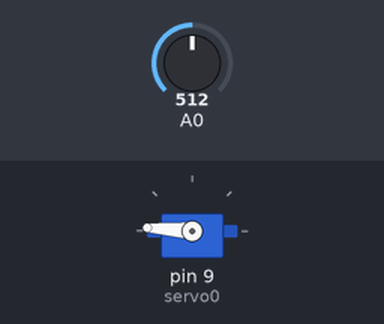
Bench run of a sketch on a simulated Arduino Uno, built with avr-gcc and run on an emulated ATmega328P. On the bench: servo. The test bench sets the inputs (shaded band); at power-on: A0 = 512.

Above: at 1.2 s.
1.3 s: A0 set to 122
At 2.2 s:
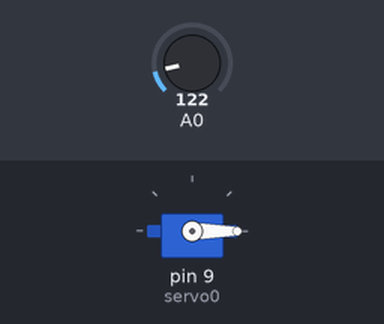
2.8 s: A0 set to 511
At 3.5 s:
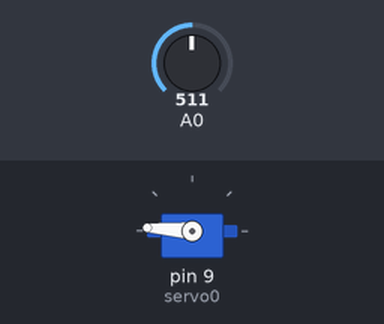
4.3 s: A0 set to 0
At 4.9 s:
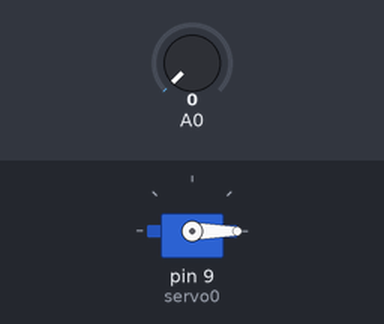
Timing chart, 0 to 7.3 s (numbered marks = the images above; inputs shaded):
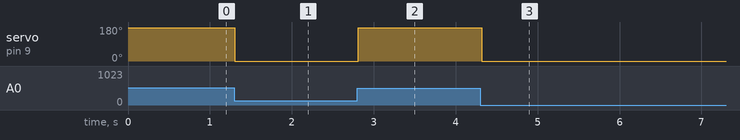

The sketch:

LAB_20200315_1_UseFlexSensorToTestServo.ino
```cpp
//For LAB_20200315_1 Use VR to test servo
//================
//MAR 15 2020 T.I. created this file

#include <Servo.h>

#define ZEROPOSITION 540  //micro seconds, 0 degree
#define ENDPOSITION 2500  //micro seconds, 180 degree


#define ADC_0_DEGREE 208
#define ADC_180_DEGREE 312
#define DEGREE_PER_ADC 1.7

Servo servo0;


int ADCVal = 0 ;
float servoDegree=0;

void setup() {
  // put your setup code here, to run once:

    Serial.setTimeout(50);
    Serial.begin(9600);
    servo0.attach(9, ZEROPOSITION, ENDPOSITION);
}

void loop() {

  // put your main code here, to run repeatedly:
  ADCVal=analogRead(A0);

  if(ADC_0_DEGREE>ADCVal)
  {
    ADCVal = ADC_0_DEGREE;
  }
  else if(ADC_180_DEGREE<ADCVal)
  {
    ADCVal  = ADC_180_DEGREE;
  }

  servoDegree =(float)(ADCVal - ADC_0_DEGREE)*(float)DEGREE_PER_ADC;

  servo0.write((int)servoDegree);
  delay(50);

}
```

Measured:
- after the input at 1.3 s, servo on pin 9 (servo0): 176° → 0° at once
- after the input at 2.8 s, servo on pin 9 (servo0): 0° → 176° at once
- after the input at 4.3 s, servo on pin 9 (servo0): 176° → 0° at once
